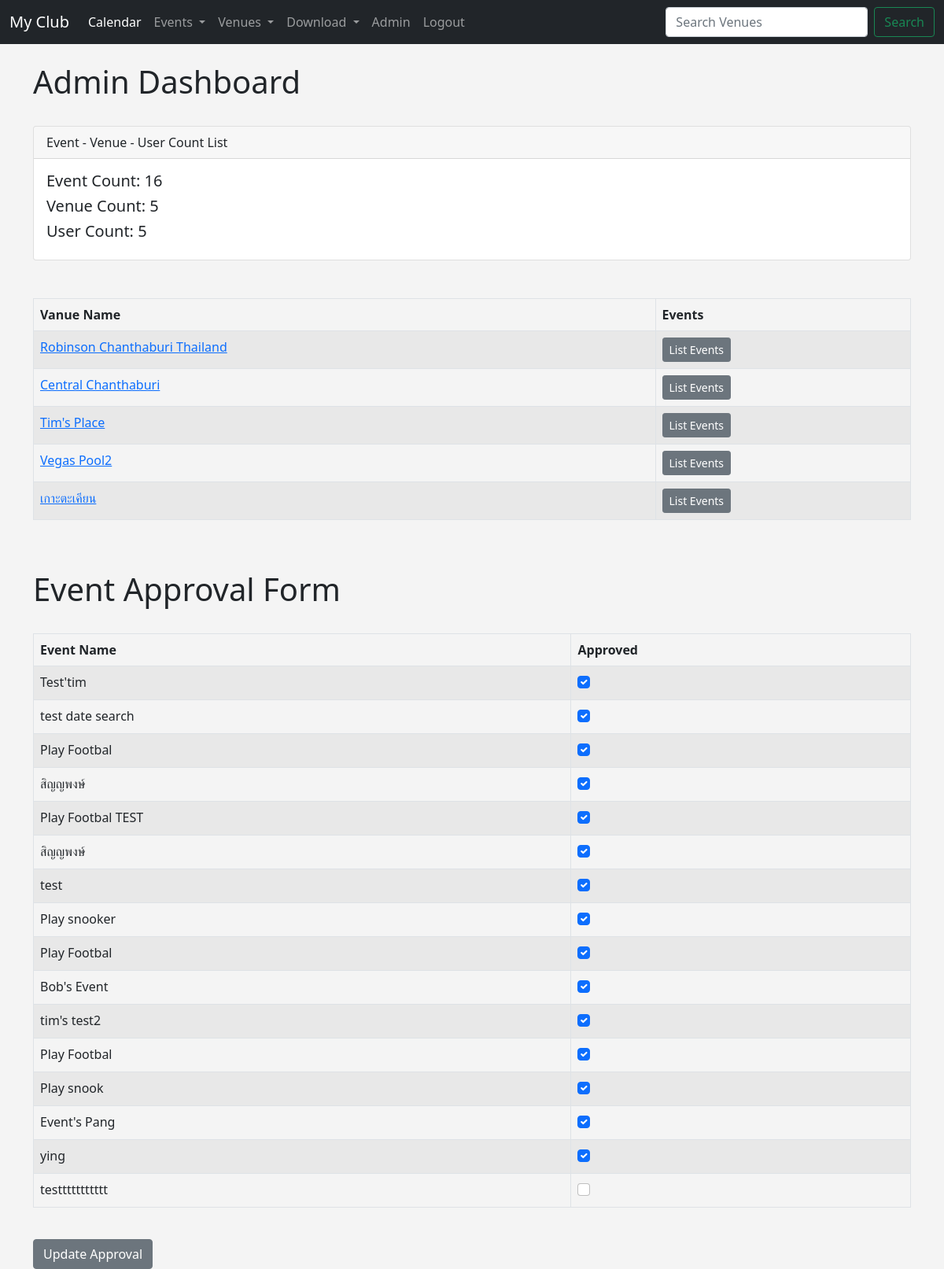
Screenshot of /admin_approval (signed in) with the database file from the repository.
### events/models.py (models this page shows, shortened)
class Venue(models.Model):
    name = models.CharField('Venue Name',max_length=120)
    address = models.CharField(max_length=300)
    zip_code = models.CharField('Zip Code', max_length=15)
    phone = models.CharField('Contact Phone', max_length=25)
    web = models.URLField('Website Address')
    email_address = models.EmailField('Email Address')
    owner = models.IntegerField("Venue Owner", blank=False, default=1)
    venue_image = models.ImageField(upload_to="images/", null=True, blank=True)
    def __str__(self):
        return self.name

class Event(models.Model):
    name = models.CharField('Event Name', max_length=120)
    event_date = models.DateTimeField('Event Date')
    venue = models.ForeignKey(Venue, blank=True, null=True, on_delete=models.CASCADE)
    manager = models.ForeignKey(User, blank=True, null=True, on_delete=models.SET_NULL)
    description = models.TextField(blank=True)
    attendees = models.ManyToManyField(MyClubUser, blank=True)
    aprroved = models.BooleanField('Aprroved',default=False)
    def __str__(self):
        return self.name

### events/views.py (the view)
# urls.py: path('admin_approval',views.admin_approval, name="admin_approval"),
def admin_approval(request):
    venue_list = Venue.objects.all()
    event_count = Event.objects.all().count()
    venue_count = Venue.objects.all().count()
    user_count = User.objects.all().count()
    event_list = Event.objects.all().order_by('-event_date')
    if request.user.is_superuser:
        if request.method == "POST":
            id_list = request.POST.getlist('boxes')
            event_list.update(aprroved=False)
            for x in id_list:
                Event.objects.filter(pk=int(x)).update(aprroved=True)
            messages.success(request, "Event List Approval Updated!!!")
            return redirect('list-events')
        else:
            return render(request, 'events/admin_approval.html',{
                'event_list':event_list,
                'event_count':event_count,
                'venue_count':venue_count,
                'user_count':user_count,
                'venue_list':venue_list,
                })
    else:
        messages.success(request, "You aren't authorized to view this page!")
        return redirect('home')
    return render(request, 'events/admin_approval.html')

### events/templates/events/admin_approval.html (shortened to what this page needs)
{% extends 'events/base.html' %}
{% block content %}
    <h1>Admin Dashboard</h1>
    <br>
    <form action="" method="POST">
        <div class="card">
            <div class="card-header">
              Event - Venue - User Count List
            </div>
            <div class="card-body">
              <h5 class="card-title">Event Count: {{ event_count }}</h5>
              <h5 class="card-title">Venue Count: {{ venue_count }}</h5>
              <h5 class="card-title">User Count: {{ user_count }}</h5>
            </div>
          </div>
    <br><br>
    <table class="table table-striped table-hover table-bordered">
        <thead>
          <tr>
            <th scope="col">Vanue Name</th>
            <th scope="col">Events</th>
          </tr>
        </thead>
        <tbody>
            {% for venue in venue_list %}
            <tr>
                <td><a href="{% url 'show-venue' venue.id %}">{{ venue }}</a></td>
                <td><a class="btn btn-sm btn-secondary"
                    href="{% url 'venue-event' venue.id %}">List Events</a></td>
            </tr>
            {% endfor %}
        </tbody>
    </table>
    <br><br>
    <h1>Event Approval Form</h1>
    <br>
    <table class="table table-striped table-hover table-bordered">
        <thead>
          <tr>
            <th scope="col">Event Name</th>
            <th scope="col">Approved</th>
          </tr>
        </thead>
        <tbody>
            {% for event in event_list %}
            <tr>
                <td>{{event}}</td>
                <td>
                    {% if event.aprroved %}
                        <div class="form-check">
                            <input class="form-check-input" type="checkbox" checked="checked"
                                value={{event.id}} name="boxes">
                        </div>
                    {% else %}
                        <div class="form-check">
                            <input class="form-check-input" type="checkbox"
                                value={{event.id}} name="boxes">
                        </div>
                    {% endif %}
                </td>
            </tr>
            {% endfor %}
        </tbody>
    </table>
    <br>
    <button class="btn btn-secondary" type="submit">Update Approval</button>
{% endblock content %}

### events/templates/events/base.html (style rules this page uses)
body { background: #f4f4f4; }

### rows the page displays
Venue: name "Robinson Chanthaburi Thailand"
Venue: name "Central Chanthaburi"
Venue: name "Tim's Place"
Venue: name "Vegas Pool2"
Venue: name "เกาะตะเคียน"
Event: name "Test'tim"
Event: name "test date search"
Event: name "Play Footbal"
Event: name "สิญญพงษ์"
Event: name "Play Footbal TEST"
Event: name "สิญญพงษ์"
Event: name "test"
Event: name "Play snooker"
Event: name "Play Footbal"
Event: name "Bob's Event"
Event: name "tim's test2"
Event: name "Play Footbal"
Event: name "Play snook"
Event: name "Event's Pang"
Event: name "ying"
Event: name "testtttttttttt"

### other values shown
{{ event_count }} "16"
{{ venue_count }} "5"
{{ user_count }} "5"
